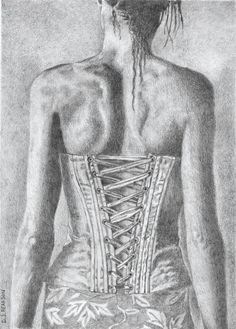
//> input picture Copy-of-PseudoColoring-CSC495DIP/Copy of PseudoColoring-CSC495DIP/45.jpg, 236 x 329 px
$ ./pseudoColoring ../45.jpg   (built with g++ and OpenCV 4)
//> lines starting //> are read from the running program, lines starting //| are printed output that depends on the picture; after the words box and inside, x2 and y2 are one past the last pixel; in counts of white or black regions, pixels touching at a corner belong together

//CSC495/492: DIP
//pornchai@sit.kmutt.ac.th


#include "opencv2/highgui/highgui.hpp"
#include "opencv2/imgproc/imgproc_c.h"
#include <stdio.h>


int main(int argc, char *argv[])
{
  IplImage* img = 0;
  int height,width,step,channels;
  unsigned char *data;

  setbuf(stdout, NULL);
  // load an image
  img= cvLoadImage("45.jpg");
//> img is the input picture: 329 rows x 236 cols, CV_8UC3; mean B, G, R 175.7, 174.7, 174.1
  if(!img){
    printf("Could not load image file: %s\n",argv[1]);
    exit(0);
  }

  // get the image data
  height    = img->height;
//> height = 329
  width     = img->width;
//> width = 236
  step      = img->widthStep;
//> step = 708
  channels  = img->nChannels;
//> channels = 3
  data      = (uchar *)img->imageData;

  printf("Processing a %dx%d image with %d channels\n",height,width,channels);
//| Processing a 329x236 image with 3 channels
  printf("step = %d\n", step);
//| step = 708


  IplImage* imgRed = cvCreateImage(cvGetSize(img), 8, 1);
  IplImage* imgGreen = cvCreateImage(cvGetSize(img), 8, 1);
  IplImage* imgBlue = cvCreateImage(cvGetSize(img), 8, 1);
  IplImage* imgGrayscale = cvCreateImage(cvGetSize(img), 8, 1);

  //change to grayscale
  cvCvtColor(img, imgGrayscale, CV_RGB2GRAY);

  // create a window
  //cvNamedWindow("Gray scale", CV_WINDOW_AUTOSIZE);
  //cvNamedWindow( "Pseudo color" );

  // Create an image for the output
  IplImage* imgPseudoColorBlue = cvCreateImage( cvGetSize(img), IPL_DEPTH_8U, 3 );
  IplImage* imgPseudoColorGreen = cvCreateImage( cvGetSize(img), IPL_DEPTH_8U, 3 );
  IplImage* imgPseudoColorRed = cvCreateImage( cvGetSize(img), IPL_DEPTH_8U, 3 );
  IplImage* imgPseudoColorTry = cvCreateImage( cvGetSize(img), IPL_DEPTH_8U, 3 );


  //Pseudo coloring
  unsigned char *dataGrayscale;
  unsigned char *dataRed, *dataGreen, *dataBlue;
  dataRed = (uchar *)imgRed->imageData;
  dataGreen = (uchar *)imgGreen->imageData;
  dataBlue = (uchar *)imgBlue->imageData;
  dataGrayscale = (uchar *)imgGrayscale->imageData;


  int i,j;
  uchar val;
  for(i=0;i<height;i++){
	  for(j=0;j<width;j++){
		  val = dataGrayscale[i*width+j];
		  if(val<=128){
		  			  dataRed[i*width+j] = 0;
		  			  dataGreen[i*width+j] = val*2;
		  			  dataBlue[i*width+j] = 255-(val*2);
		  		  }
		  		if(val>128){
		  			  			  dataRed[i*width+j] = val*2;
		  			  			  dataGreen[i*width+j] = 255-(val*2);
		  			  			  dataBlue[i*width+j] = 0;
		  		  }
	  }
  }
//> this loop made 329 passes
//> val on passes 1 to 3: 220, 207, 194
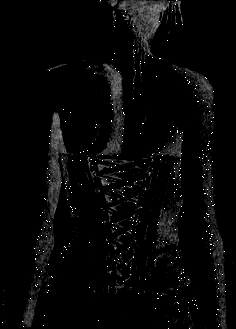
//> imgBlue: 329 rows x 236 cols, CV_8UC1; min 0, max 255, mean 7.5
//> after the loop, val = 174
  // merge three planes back into one image
    cvMerge(imgBlue, imgGreen, imgRed, NULL, imgPseudoColorBlue);
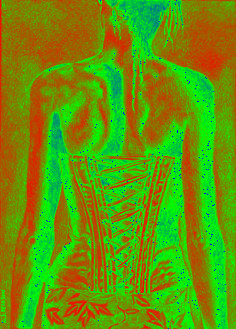
//> imgPseudoColorBlue: 329 rows x 236 cols, CV_8UC3; mean B, G, R 7.5, 147.8, 99.8

  for(i=0;i<height;i++){
  	  for(j=0;j<width;j++){
  		  val = dataGrayscale[i*width+j];

	//GREEN


				  dataRed[i*width+j] = val;
				  dataGreen[i*width+j]= 255;
				  dataBlue[i*width+j]= val;
  	  }
  }
//> imgGreen: 329 rows x 236 cols, CV_8UC1; every value is 255
//> after the loop, val = 174
  cvMerge(imgBlue, imgGreen, imgRed, NULL, imgPseudoColorGreen);
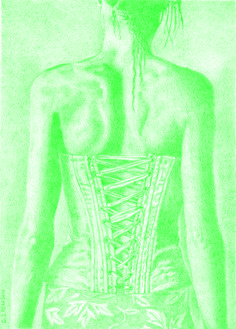
//> imgPseudoColorGreen: 329 rows x 236 cols, CV_8UC3; mean B, G, R 174.7, 255, 174.7

  for(i=0;i<height;i++){
    	  for(j=0;j<width;j++){
    		  val = dataGrayscale[i*width+j];


  				  dataRed[i*width+j] = 255;
  				  dataGreen[i*width+j]= val;
  				  dataBlue[i*width+j]= val;
    	  }
    }
//> after the loop, val = 174
    cvMerge(imgBlue, imgGreen, imgRed, NULL, imgPseudoColorRed);
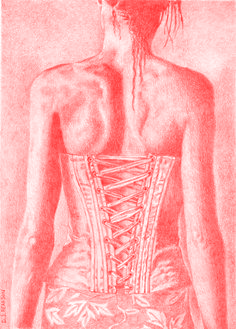
//> imgPseudoColorRed: 329 rows x 236 cols, CV_8UC3; mean B, G, R 174.7, 174.7, 255

  for(i=0;i<height;i++){
  	  for(j=0;j<width;j++){
  		  val = dataGrayscale[i*width+j];
  		  //blue


  			  dataRed[i*width+j] = 255;
  			  dataGreen[i*width+j]= val;
  			  dataBlue[i*width+j]= val;

        		  if(val >= 0 & val <= 21){
        		  				dataRed[i*width+j] = 255 ;
        		  				dataGreen[i*width+j] = 0;
        		  				dataBlue[i*width+j] = 0;
        		  			}
        		  			else if(val >= 22 & val <= 43){
        		  				dataRed[i*width+j] = 255;
        		  				dataGreen[i*width+j] = 127;
        		  				dataBlue[i*width+j] = 0;
        		  										}

        		  			else if(val >= 44 & val <= 65){
        		  				dataRed[i*width+j] = 255;
        		  				dataGreen[i*width+j] = 255;
        		  				dataBlue[i*width+j] = 0;
        		  							}

        		  			else if(val > 66 & val < 87){
        		  					dataRed[i*width+j] = 127;
        		  					dataGreen[i*width+j] = 255;     // Green
        		  					dataBlue[i*width+j] = 0;
        		  				}

        		  			else if(val >= 88 & val <= 109){
        		  					dataRed[i*width+j] = 0;
        		  					dataGreen[i*width+j] = 255;     //Yellow
        		  					dataBlue[i*width+j] = 0;
        		  				}

        		  			else if(val >= 110 & val <= 131){
        		  							dataRed[i*width+j] = 0;
        		  							dataGreen[i*width+j] = 255;
        		  							dataBlue[i*width+j] = 127;
        		  						}

        		  			else if(val >= 132 & val <= 153){
        		  										dataRed[i*width+j] = 0;
        		  										dataGreen[i*width+j] = 255;
        		  										dataBlue[i*width+j] = 255;
        		  									}


        		  			else if(val >= 154 & val <= 175){
        		  										dataRed[i*width+j] = 0;
        		  										dataGreen[i*width+j] = 127;
        		  										dataBlue[i*width+j] = 255;
        		  									}

        		  			else if(val >= 176 & val <= 197){
        		  										dataRed[i*width+j] = 0;
        		  										dataGreen[i*width+j] = 0;
        		  										dataBlue[i*width+j] = 255;
        		  									}
        		  			else if(val >= 198 & val <= 219){
        		  										dataRed[i*width+j] = 127;
        		  										dataGreen[i*width+j] = 0;
        		  										dataBlue[i*width+j] = 255;
        		  									}
        		  			else if(val >= 220 & val <= 241){
        		  										dataRed[i*width+j] = 255;
        		  										dataGreen[i*width+j] = 0;
        		  										dataBlue[i*width+j] = 127;
        		  									}
        		  			else{
        		  										dataRed[i*width+j] = 255;
        		  										dataGreen[i*width+j] = 0;
        		  										dataBlue[i*width+j] = 127;
        		  									}
        		  			}
      }
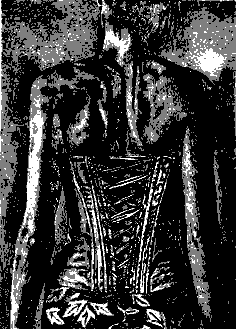
//> imgRed: 329 rows x 236 cols, CV_8UC1; min 0, max 255, mean 54.4
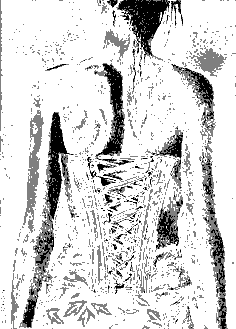
//> imgBlue: 329 rows x 236 cols, CV_8UC1; min 0, max 255, mean 213.9
//> after the loop, val = 174


          // merge three planes back into one image
            cvMerge(imgBlue, imgGreen, imgRed, NULL, imgPseudoColorTry);
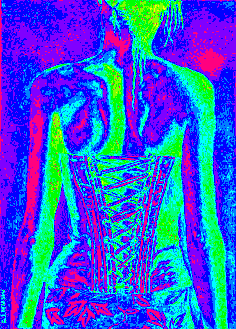
//> imgPseudoColorTry: 329 rows x 236 cols, CV_8UC3; mean B, G, R 213.9, 86.9, 54.4

/*


*/


  // show the image
  cvShowImage("Gray scale", imgGrayscale );
  cvShowImage("Pseudo color Blue", imgPseudoColorBlue);
  cvShowImage("Pseudo color Green", imgPseudoColorGreen);
  cvShowImage("Pseudo color Red", imgPseudoColorRed);
  cvShowImage("Pseudo color Try", imgPseudoColorTry);


  // wait for a key
  cvWaitKey(0);

  // release the image
  cvReleaseImage(&imgGrayscale);
  cvReleaseImage(&imgPseudoColorBlue);
  cvReleaseImage(&imgPseudoColorGreen);
  cvReleaseImage(&imgPseudoColorRed);
  cvReleaseImage(&imgPseudoColorTry);
  return 0;
}

$ run again, with Copy-of-PseudoColoring-CSC495DIP/Copy of PseudoColoring-CSC495DIP/alex.jpg copied over Copy-of-PseudoColoring-CSC495DIP/Copy of PseudoColoring-CSC495DIP/45.jpg
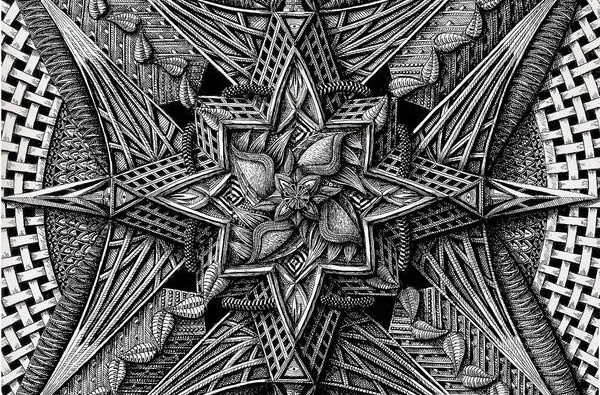
//> input picture Copy-of-PseudoColoring-CSC495DIP/Copy of PseudoColoring-CSC495DIP/alex.jpg, 600 x 395 px
//> img is the input picture: 395 rows x 600 cols, CV_8UC3; mean B, G, R 101.7, 101.7, 101.9
//| Processing a 395x600 image with 3 channels
//| step = 1800
//> the loop `for(i=0;i<height;i++)` made 395 passes
//> val on passes 1 to 3: 250, 203, 127
//> after the loop `for(i=0;i<height;i++)`: val = 254
//> after the loop `for(i=0;i<height;i++)`:
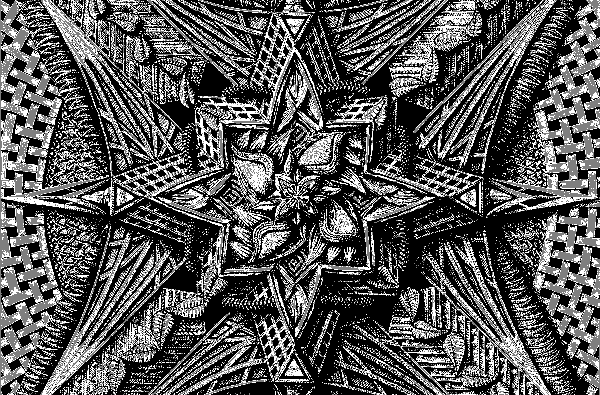
//> imgBlue: 395 rows x 600 cols, CV_8UC1; min 0, max 255, mean 86.8
//> `cvMerge(imgBlue, imgGreen, imgRed, NULL, imgPseudoColorTry);`:
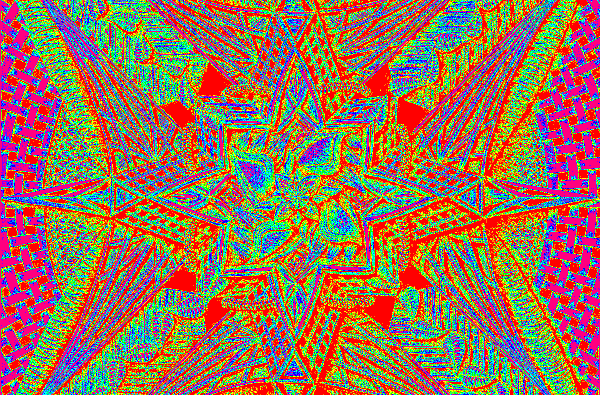
//> imgPseudoColorTry: 395 rows x 600 cols, CV_8UC3; mean B, G, R 86.8, 114.4, 151.6

$ run again, with Copy-of-PseudoColoring-CSC495DIP/Copy of PseudoColoring-CSC495DIP/blizzard.jpg copied over Copy-of-PseudoColoring-CSC495DIP/Copy of PseudoColoring-CSC495DIP/45.jpg
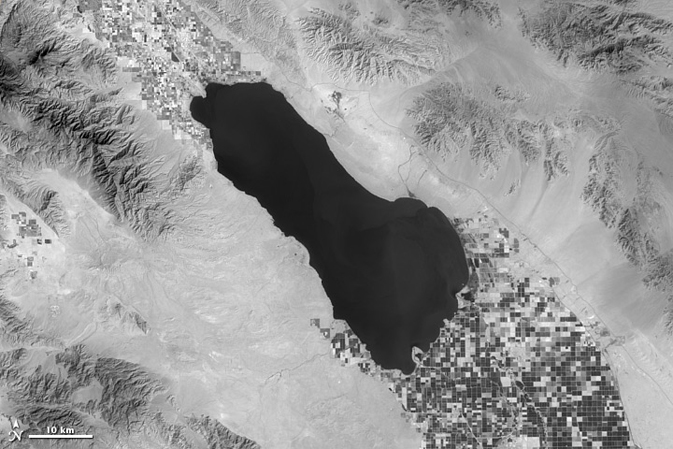
//> input picture Copy-of-PseudoColoring-CSC495DIP/Copy of PseudoColoring-CSC495DIP/blizzard.jpg, 673 x 449 px
//> img is the input picture: 449 rows x 673 cols, CV_8UC3; mean B, G, R 148.1, 148.1, 148.1
//| Processing a 449x673 image with 3 channels
//| step = 2019
//> the loop `for(i=0;i<height;i++)` made 449 passes
//> val on passes 1 to 3: 163, 159, 168
//> after the loop `for(i=0;i<height;i++)`: val = 108
//> after the loop `for(i=0;i<height;i++)`:
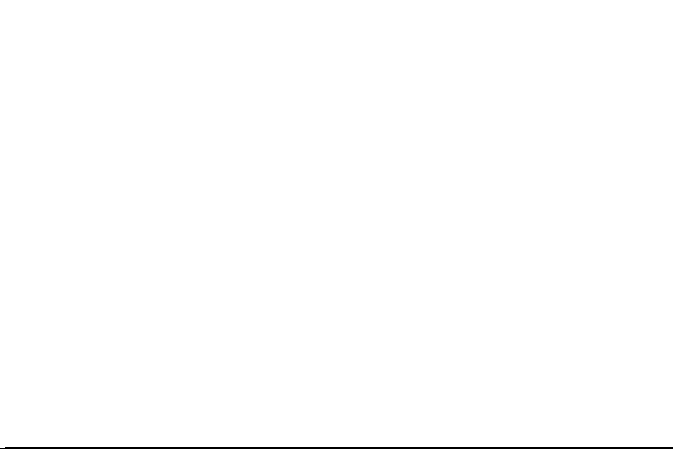
//> imgGreen: 449 rows x 673 cols, CV_8UC1; 99.6% white; 1 black region, box (x1, y1, x2, y2) and area: (0, 447, 673, 449) 1341
//> `cvMerge(imgBlue, imgGreen, imgRed, NULL, imgPseudoColorTry);`:
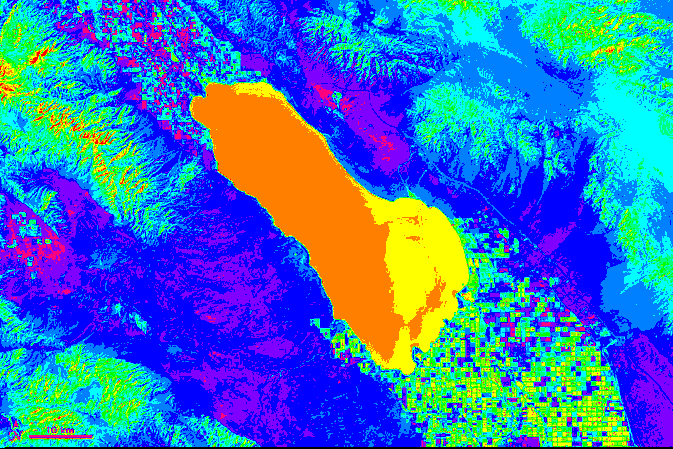
//> imgPseudoColorTry: 449 rows x 673 cols, CV_8UC3; mean B, G, R 189.7, 116.4, 55.5
